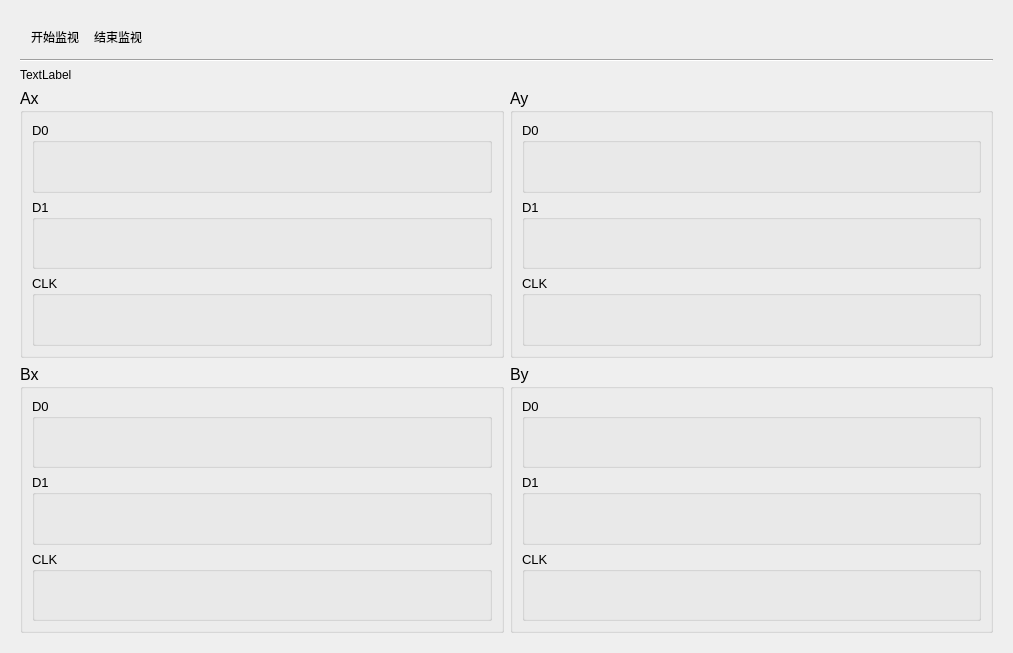
<?xml version="1.0" encoding="UTF-8"?>
<ui version="4.0">
 <class>MonitorWidget</class>
 <widget class="QWidget" name="MonitorWidget">
  <property name="geometry">
   <rect>
    <x>0</x>
    <y>0</y>
    <width>1013</width>
    <height>653</height>
   </rect>
  </property>
  <property name="windowTitle">
   <string>Form</string>
  </property>
  <layout class="QHBoxLayout" name="horizontalLayout">
   <item>
    <widget class="QWidget" name="widget_6" native="true">
     <layout class="QGridLayout" name="gridLayout">
      <item row="3" column="0">
       <widget class="QGroupBox" name="groupBox">
        <property name="font">
         <font>
          <pointsize>12</pointsize>
         </font>
        </property>
        <property name="title">
         <string>Ax</string>
        </property>
        <layout class="QVBoxLayout" name="verticalLayout">
         <item>
          <widget class="QGroupBox" name="groupBox_5">
           <property name="font">
            <font>
             <pointsize>10</pointsize>
            </font>
           </property>
           <property name="title">
            <string>D0</string>
           </property>
           <layout class="QGridLayout" name="gridLayout_2">
            <item row="0" column="0">
             <widget class="QCustomPlot" name="ax_d0_chart" native="true"/>
            </item>
           </layout>
          </widget>
         </item>
         <item>
          <widget class="QGroupBox" name="groupBox_6">
           <property name="font">
            <font>
             <pointsize>10</pointsize>
            </font>
           </property>
           <property name="title">
            <string>D1</string>
           </property>
           <layout class="QGridLayout" name="gridLayout_5">
            <item row="0" column="0">
             <widget class="QCustomPlot" name="ax_d1_chart" native="true"/>
            </item>
           </layout>
          </widget>
         </item>
         <item>
          <widget class="QGroupBox" name="groupBox_7">
           <property name="font">
            <font>
             <pointsize>10</pointsize>
            </font>
           </property>
           <property name="title">
            <string>CLK</string>
           </property>
           <layout class="QGridLayout" name="gridLayout_4">
            <item row="0" column="0">
             <widget class="QCustomPlot" name="ax_clk_chart" native="true"/>
            </item>
           </layout>
          </widget>
         </item>
        </layout>
       </widget>
      </item>
      <item row="1" column="0" colspan="2">
       <widget class="Line" name="line">
        <property name="orientation">
         <enum>Qt::Horizontal</enum>
        </property>
       </widget>
      </item>
      <item row="4" column="0">
       <widget class="QGroupBox" name="groupBox_4">
        <property name="font">
         <font>
          <pointsize>12</pointsize>
         </font>
        </property>
        <property name="title">
         <string>Bx</string>
        </property>
        <layout class="QVBoxLayout" name="verticalLayout_4">
         <item>
          <widget class="QGroupBox" name="groupBox_11">
           <property name="font">
            <font>
             <pointsize>10</pointsize>
            </font>
           </property>
           <property name="title">
            <string>D0</string>
           </property>
           <layout class="QGridLayout" name="gridLayout_8">
            <item row="0" column="0">
             <widget class="QCustomPlot" name="bx_d0_chart" native="true"/>
            </item>
           </layout>
          </widget>
         </item>
         <item>
          <widget class="QGroupBox" name="groupBox_12">
           <property name="font">
            <font>
             <pointsize>10</pointsize>
            </font>
           </property>
           <property name="title">
            <string>D1</string>
           </property>
           <layout class="QGridLayout" name="gridLayout_9">
            <item row="0" column="0">
             <widget class="QCustomPlot" name="bx_d1_chart" native="true"/>
            </item>
           </layout>
          </widget>
         </item>
         <item>
          <widget class="QGroupBox" name="groupBox_13">
           <property name="font">
            <font>
             <pointsize>10</pointsize>
            </font>
           </property>
           <property name="title">
            <string>CLK</string>
           </property>
           <layout class="QGridLayout" name="gridLayout_10">
            <item row="0" column="0">
             <widget class="QCustomPlot" name="bx_clk_chart" native="true"/>
            </item>
           </layout>
          </widget>
         </item>
        </layout>
       </widget>
      </item>
      <item row="3" column="1">
       <widget class="QGroupBox" name="groupBox_2">
        <property name="font">
         <font>
          <pointsize>12</pointsize>
         </font>
        </property>
        <property name="title">
         <string>Ay</string>
        </property>
        <layout class="QVBoxLayout" name="verticalLayout_2">
         <item>
          <widget class="QGroupBox" name="groupBox_8">
           <property name="font">
            <font>
             <pointsize>10</pointsize>
            </font>
           </property>
           <property name="title">
            <string>D0</string>
           </property>
           <layout class="QGridLayout" name="gridLayout_3">
            <item row="0" column="0">
             <widget class="QCustomPlot" name="ay_d0_chart" native="true"/>
            </item>
           </layout>
          </widget>
         </item>
         <item>
          <widget class="QGroupBox" name="groupBox_9">
           <property name="font">
            <font>
             <pointsize>10</pointsize>
            </font>
           </property>
           <property name="title">
            <string>D1</string>
           </property>
           <layout class="QGridLayout" name="gridLayout_6">
            <item row="0" column="0">
             <widget class="QCustomPlot" name="ay_d1_chart" native="true"/>
            </item>
           </layout>
          </widget>
         </item>
         <item>
          <widget class="QGroupBox" name="groupBox_10">
           <property name="font">
            <font>
             <pointsize>10</pointsize>
            </font>
           </property>
           <property name="title">
            <string>CLK</string>
           </property>
           <layout class="QGridLayout" name="gridLayout_7">
            <item row="0" column="0">
             <widget class="QCustomPlot" name="ay_clk_chart" native="true"/>
            </item>
           </layout>
          </widget>
         </item>
        </layout>
       </widget>
      </item>
      <item row="0" column="0" colspan="2">
       <widget class="QToolBar" name="toolBar">
        <property name="windowTitle">
         <string>toolBar</string>
        </property>
        <addaction name="actionWatchStart"/>
        <addaction name="actionWatchEnd"/>
       </widget>
      </item>
      <item row="4" column="1">
       <widget class="QGroupBox" name="groupBox_3">
        <property name="font">
         <font>
          <pointsize>12</pointsize>
         </font>
        </property>
        <property name="title">
         <string>By</string>
        </property>
        <layout class="QVBoxLayout" name="verticalLayout_3">
         <item>
          <widget class="QGroupBox" name="groupBox_14">
           <property name="font">
            <font>
             <pointsize>10</pointsize>
            </font>
           </property>
           <property name="title">
            <string>D0</string>
           </property>
           <layout class="QGridLayout" name="gridLayout_11">
            <item row="0" column="0">
             <widget class="QCustomPlot" name="by_d0_chart" native="true"/>
            </item>
           </layout>
          </widget>
         </item>
         <item>
          <widget class="QGroupBox" name="groupBox_15">
           <property name="font">
            <font>
             <pointsize>10</pointsize>
            </font>
           </property>
           <property name="title">
            <string>D1</string>
           </property>
           <layout class="QGridLayout" name="gridLayout_12">
            <item row="0" column="0">
             <widget class="QCustomPlot" name="by_d1_chart" native="true"/>
            </item>
           </layout>
          </widget>
         </item>
         <item>
          <widget class="QGroupBox" name="groupBox_16">
           <property name="font">
            <font>
             <pointsize>10</pointsize>
            </font>
           </property>
           <property name="title">
            <string>CLK</string>
           </property>
           <layout class="QGridLayout" name="gridLayout_13">
            <item row="0" column="0">
             <widget class="QCustomPlot" name="by_clk_chart" native="true"/>
            </item>
           </layout>
          </widget>
         </item>
        </layout>
       </widget>
      </item>
      <item row="2" column="0">
       <widget class="QLabel" name="label">
        <property name="sizePolicy">
         <sizepolicy hsizetype="Preferred" vsizetype="Maximum">
          <horstretch>0</horstretch>
          <verstretch>0</verstretch>
         </sizepolicy>
        </property>
        <property name="text">
         <string>TextLabel</string>
        </property>
       </widget>
      </item>
     </layout>
    </widget>
   </item>
  </layout>
  <action name="actionWatchStart">
   <property name="text">
    <string>开始监视</string>
   </property>
  </action>
  <action name="actionWatchEnd">
   <property name="text">
    <string>结束监视</string>
   </property>
  </action>
 </widget>
 <customwidgets>
  <customwidget>
   <class>QCustomPlot</class>
   <extends>QWidget</extends>
   <header>./monitor/qcustomplot.h</header>
   <container>1</container>
  </customwidget>
 </customwidgets>
 <resources/>
 <connections/>
</ui>
